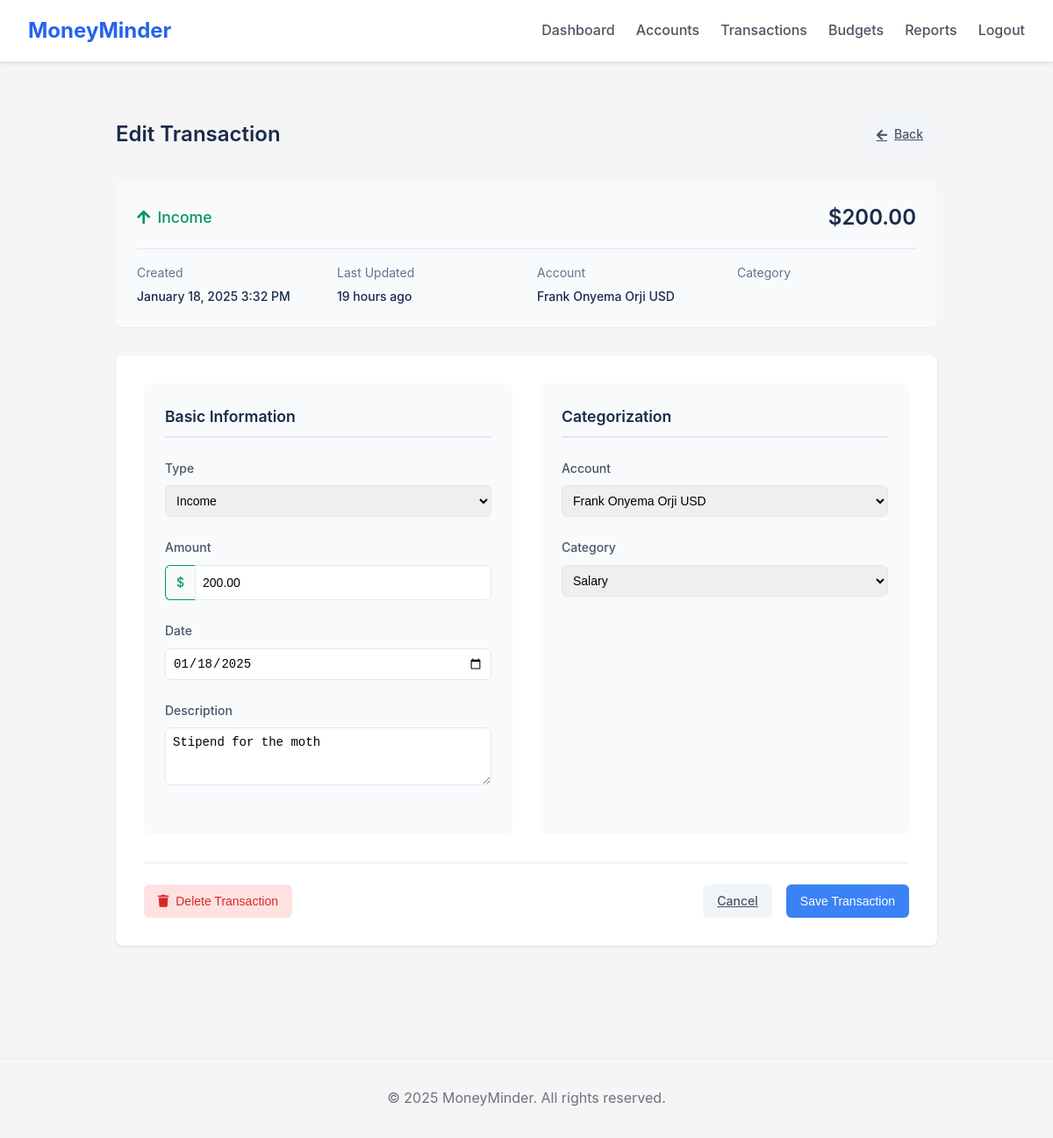
The app's page /transactions/43002e2b-e98f-4fe4-b57e-3e22eb6fcf14/edit (signed in) with its own data.
### app/models/transaction.py (models this page shows, shortened)
class Transaction(db.Model, BaseModel):
    __tablename__ = 'transactions'
    amount = db.Column(db.Numeric(10, 2), nullable=False)
    transaction_type = db.Column(db.String(20), nullable=False)  # 'income' or 'expense'
    description = db.Column(db.Text)
    date = db.Column(db.DateTime, nullable=False, default=datetime.utcnow)
    category = db.Column(db.String(100), nullable=False)
    tag = db.Column(db.String(100), nullable=False)
    user_id = db.Column(db.String(50), db.ForeignKey('users.id'), nullable=False)
    account_id = db.Column(db.String(50), db.ForeignKey('accounts.id'), nullable=False)
    account = db.relationship('Account', back_populates='transactions')

### app/models/account.py (models this page shows, shortened)
class Account(db.Model, BaseModel):
    __tablename__ = 'accounts'
    name = db.Column(db.String(100), nullable=False)
    account_type = db.Column(db.String(50), nullable=False)  # bank, cash, mobile_money
    currency = db.Column(db.String(3), nullable=False, default='USD')
    balance = db.Column(db.Numeric(10, 2), nullable=False, default=0)
    description = db.Column(db.Text)
    user_id = db.Column(db.String(50), db.ForeignKey('users.id'), nullable=False)
    transactions = db.relationship('Transaction', back_populates='account', lazy='dynamic', cascade='all, delete-orphan')

### app/routes/transactions.py (the view, shortened to what this page needs)
@transactions.route('/<transaction_id>/edit', methods=['GET', 'POST'])
@login_required
def edit(transaction_id):
    transaction = Transaction.query.filter_by(
        id=transaction_id,
        user_id=current_user.id
    ).first_or_404()
    form = TransactionForm(current_user, obj=transaction)
    return render_template('transactions/edit.html',
                           form=form,
                           transaction=transaction,
                           categories=Category.PRESET_CATEGORIES,
                           category_tags=Category.CATEGORY_TAGS)

### app/forms/transaction.py (called while the page is built)
    def update_tag_choices(self, category):
        if category:
            tags = Category.get_tags_for_category(category)
            self.tag.choices = [('', 'Select Tag')] + [(tag, tag) for tag in tags]
        else:
            self.tag.choices = [('', 'Select Tag')]

### app/models/__init__.py (called while the page is built)
    @classmethod
    def get_by_id(cls, id):
        return cls.query.get_or_404(id)

### app/models/category.py (called while the page is built)
    @classmethod
    def get_tags_for_category(cls, category_name):
        return cls.CATEGORY_TAGS.get(category_name, {}).get('Subcategories', [])

### app/templates/transactions/edit.html (shortened to what this page needs)
{% extends "base.html" %}
{% block styles %}
    <link rel="stylesheet" href="{{ url_for('static', filename='css/transaction-edit.css') }}">
{% endblock %}
{% block content %}
    <div class="form-container">
        <div class="form-header">
            <h1>Edit Transaction</h1>
            <a href="{{ url_for('transactions.index') }}" class="btn btn-secondary">
                <i class="fas fa-arrow-left"></i> Back
            </a>
        </div>
        <div class="transaction-summary">
            <div class="summary-header">
                <div class="transaction-type {{ transaction.transaction_type }}">
                    <i class="fas fa-{{ 'arrow-up' if transaction.transaction_type == 'income' else 'arrow-down' }}"></i>
                    <span>{{ transaction.transaction_type|title }}</span>
                </div>
                <div class="transaction-amount">
                    {{ "${:,.2f}".format(transaction.amount) }}
                </div>
            </div>
            <div class="summary-details">
                <div class="detail-item">
                    <span class="label">Created</span>
                    <span class="value">{{ moment(transaction.created_at).format('LLL') }}</span>
                </div>
                <div class="detail-item">
                    <span class="label">Last Updated</span>
                    <span class="value">{{ moment(transaction.updated_at).fromNow() }}</span>
                </div>
                <div class="detail-item">
                    <span class="label">Account</span>
                    <span class="value">{{ transaction.account.name }}</span>
                </div>
                <div class="detail-item">
                    <span class="label">Category</span>
                </div>
            </div>
        </div>
        <div class="form-content">
            <form class="transaction-form {{ transaction.transaction_type }}" method="post" novalidate>
                <div class="form-grid">
                    <div class="form-section">
                        <h2>Basic Information</h2>
                        <div class="form-group">
                            {{ form.transaction_type.label }}
                            {{ form.transaction_type(class="form-control") }}
                        </div>
                        <div class="form-group amount-group">
                            {{ form.amount.label }}
                            <div class="input-group">
                                <span class="input-group-text">$</span>
                                {{ form.amount(class="form-control", placeholder="0.00") }}
                            </div>
                        </div>
                        <div class="form-group">
                            {{ form.date.label }}
                            {{ form.date(class="form-control", type="date") }}
                        </div>
                        <div class="form-group">
                            {{ form.description.label }}
                            {{ form.description(class="form-control", rows=3, placeholder="Enter description...") }}
                        </div>
                    </div>
                    <div class="form-section">
                        <h2>Categorization</h2>
                        <div class="form-group">
                            {{ form.account_id.label }}
                            {{ form.account_id(class="form-control") }}
                        </div>
                        <div class="form-group">
                            {{ form.category.label }}
                            {{ form.category(class="form-control") }}
                        </div>
                    </div>
                </div>
                <div class="form-actions">
                    <button type="button" class="btn btn-danger"
                            onclick="confirmDelete('{{ url_for('transactions.delete', transaction_id=transaction.id) }}')">
                        <i class="fas fa-trash"></i> Delete Transaction
                    </button>
                    <div class="action-group">
                        <a href="{{ url_for('transactions.index') }}" class="btn btn-secondary">Cancel</a>
                        {{ form.submit(class="btn btn-primary") }}
                    </div>
                </div>
            </form>
        </div>
    </div>
{% endblock %}

### app/static/css/style.css (style rules this page uses)
* { margin: 0; padding: 0; box-sizing: border-box; }
body { font-family: 'Inter', -apple-system, BlinkMacSystemFont, 'Segoe UI', Roboto, sans-serif; line-height: 1.6; color: #333; background-color: #f5f5f5; }

### app/static/css/accounts.css (style rules this page uses)
.btn { display: inline-flex; align-items: center; gap: 0.5rem; padding: 0.625rem 1.25rem; border-radius: 6px; font-size: 0.875rem; font-weight: 500; transition: all 0.2s ease; cursor: pointer; border: none; }
.btn-primary { background-color: #2563eb; color: white; }
.btn-secondary { background-color: #f3f4f6; color: #4b5563; }
.btn-danger { background-color: #dc2626; color: white; }

### app/static/css/transaction-edit.css (style rules this page uses)
.form-container { max-width: 1000px; margin: 0 auto; padding: 2rem; }
.form-header { display: flex; justify-content: space-between; align-items: center; margin-bottom: 2rem; }
.form-header h1 { font-size: 1.5rem; font-weight: 600; color: #1a2b4b; }
.transaction-summary { background-color: #f8fafc; border-radius: 8px; padding: 1.5rem; margin-bottom: 2rem; box-shadow: 0 1px 2px rgba(0, 0, 0, 0.05); }
.summary-header { display: flex; justify-content: space-between; align-items: center; margin-bottom: 1rem; padding-bottom: 1rem; border-bottom: 1px solid #e2e8f0; }
.transaction-type { display: flex; align-items: center; gap: 0.5rem; font-size: 1.1rem; font-weight: 500; }
.transaction-type.income { color: #059669; }
.transaction-amount { font-size: 1.5rem; font-weight: 600; color: #1a2b4b; }
.summary-details { display: grid; grid-template-columns: repeat(auto-fit, minmax(200px, 1fr)); gap: 1.5rem; }
.detail-item { display: flex; flex-direction: column; }
.detail-item .label { font-size: 0.875rem; color: #64748b; margin-bottom: 0.25rem; }
.detail-item .value { font-size: 0.875rem; color: #1a2b4b; font-weight: 500; }
.form-content { background-color: white; border-radius: 8px; box-shadow: 0 1px 3px rgba(0, 0, 0, 0.1); padding: 2rem; }
.form-grid { display: grid; grid-template-columns: repeat(auto-fit, minmax(300px, 1fr)); gap: 2rem; }
.form-section { background-color: #f8fafc; border-radius: 8px; padding: 1.5rem; }
.form-section h2 { font-size: 1.1rem; color: #1a2b4b; font-weight: 600; margin-bottom: 1.5rem; padding-bottom: 0.5rem; border-bottom: 2px solid #e2e8f0; }
.form-group { margin-bottom: 1.5rem; }
.form-group label { display: block; font-size: 0.875rem; font-weight: 500; color: #4a5568; margin-bottom: 0.5rem; }
.input-group { display: flex; }
.input-group-text { display: flex; align-items: center; padding: 0.5rem 0.75rem; font-size: 0.875rem; font-weight: 500; color: #4a5568; background-color: #f8fafc; border: 1px solid #e2e8f0; border-right: none; border-radius: 6px 0 0 6px; }
.input-group .form-control { border-top-left-radius: 0; border-bottom-left-radius: 0; }
.form-control { width: 100%; padding: 0.5rem; border: 1px solid #e2e8f0; border-radius: 6px; font-size: 0.875rem; transition: all 0.2s; }
.form-actions { display: flex; justify-content: space-between; margin-top: 2rem; padding-top: 1.5rem; border-top: 1px solid #e2e8f0; }
.action-group { display: flex; gap: 1rem; }
.btn { display: inline-flex; align-items: center; gap: 0.5rem; padding: 0.5rem 1rem; font-size: 0.875rem; font-weight: 500; border-radius: 6px; transition: all 0.2s; cursor: pointer; border: none; }
.btn-primary { background-color: #3b82f6; color: white; }
.btn-secondary { background-color: #f1f5f9; color: #475569; }
.btn-danger { background-color: #fee2e2; color: #dc2626; }
.transaction-form.income .amount-group .input-group-text { color: #059669; border-color: #059669; }

### records on screen
Transaction: amount "$200.00", created_at "January 18, 2025 3:32 PM", updated_at "19 hours ago", transaction_type "Income", amount "200.00", date "01/18/2025", description "Stipend for the moth", account_id "Frank Onyema Orji USD", category "Salary"
